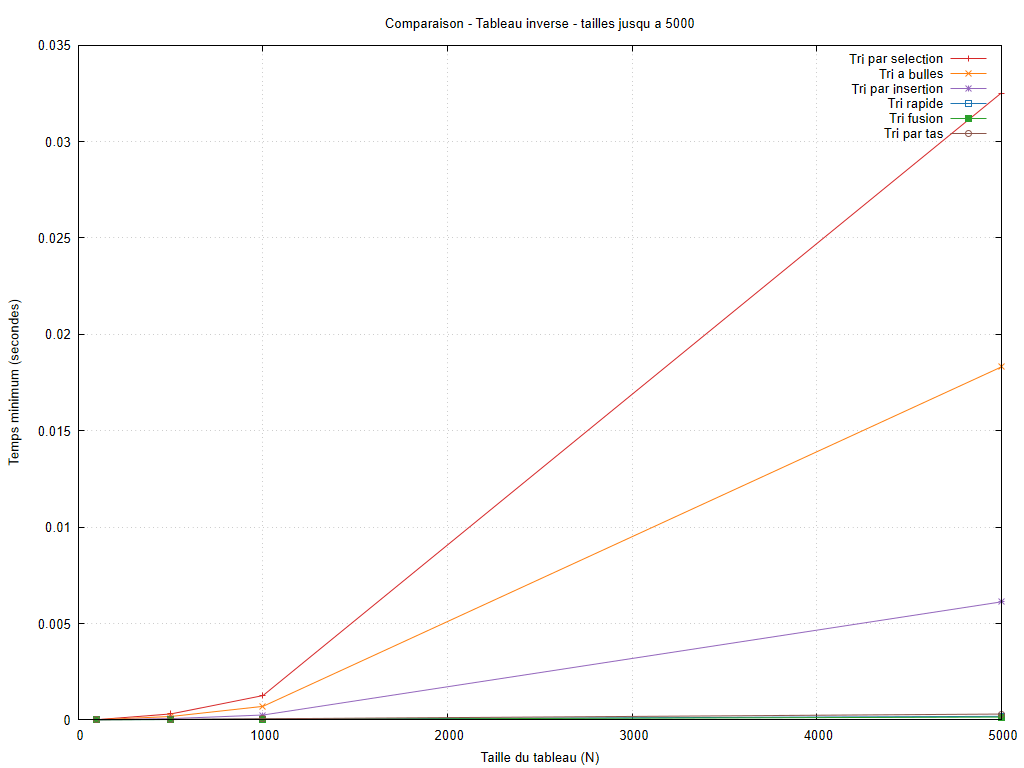

Source code (gnuplot):
set encoding utf8
set terminal pngcairo size 1024,768 font 'Arial,10'
set output 'graphiques/20261010_184935/configurations/decroissant_petites_tailles.png'
set datafile missing 'non_mesure'
set datafile separator ';'
set title 'Comparaison - Tableau inverse - tailles jusqu a 5000'
set xlabel 'Taille du tableau (N)'
set ylabel 'Temps minimum (secondes)'
set grid
set yrange [0:*]
set xrange [0:5000]
plot 'resultats/20261010_184935/decroissant.csv' every ::1 using 1:(column(1)<=5000 && column(2)>=0 ? column(2) : 1/0) title 'Tri par selection' with linespoints lc rgb '#d62728', 'resultats/20261010_184935/decroissant.csv' every ::1 using 1:(column(1)<=5000 && column(4)>=0 ? column(4) : 1/0) title 'Tri a bulles' with linespoints lc rgb '#ff7f0e', 'resultats/20261010_184935/decroissant.csv' every ::1 using 1:(column(1)<=5000 && column(6)>=0 ? column(6) : 1/0) title 'Tri par insertion' with linespoints lc rgb '#9467bd', 'resultats/20261010_184935/decroissant.csv' every ::1 using 1:(column(1)<=5000 && column(8)>=0 ? column(8) : 1/0) title 'Tri rapide' with linespoints lc rgb '#1f77b4', 'resultats/20261010_184935/decroissant.csv' every ::1 using 1:(column(1)<=5000 && column(10)>=0 ? column(10) : 1/0) title 'Tri fusion' with linespoints lc rgb '#2ca02c', 'resultats/20261010_184935/decroissant.csv' every ::1 using 1:(column(1)<=5000 && column(12)>=0 ? column(12) : 1/0) title 'Tri par tas' with linespoints lc rgb '#8c564b'
unset output
